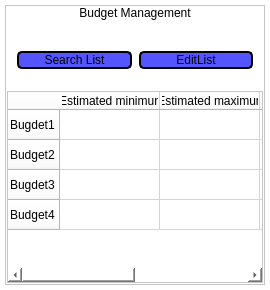
         <widget class="QWidget" name="budget_card">
          <property name="sizePolicy">
           <sizepolicy hsizetype="Fixed" vsizetype="Fixed">
            <horstretch>0</horstretch>
            <verstretch>0</verstretch>
           </sizepolicy>
          </property>
          <property name="styleSheet">
           <string notr="true">background-color: rgb(255, 255, 255);</string>
          </property>
          <layout class="QVBoxLayout" name="verticalLayout_4">
           <property name="spacing">
            <number>0</number>
           </property>
           <property name="leftMargin">
            <number>0</number>
           </property>
           <property name="topMargin">
            <number>0</number>
           </property>
           <property name="rightMargin">
            <number>0</number>
           </property>
           <property name="bottomMargin">
            <number>0</number>
           </property>
           <item>
            <widget class="QWidget" name="budget_panel" native="true">
             <layout class="QVBoxLayout" name="verticalLayout_17">
              <property name="spacing">
               <number>5</number>
              </property>
              <property name="leftMargin">
               <number>5</number>
              </property>
              <property name="topMargin">
               <number>5</number>
              </property>
              <property name="rightMargin">
               <number>5</number>
              </property>
              <property name="bottomMargin">
               <number>5</number>
              </property>
              <item>
               <widget class="QFrame" name="budget_frame">
                <property name="frameShape">
                 <enum>QFrame::StyledPanel</enum>
                </property>
                <property name="frameShadow">
                 <enum>QFrame::Raised</enum>
                </property>
                <layout class="QVBoxLayout" name="verticalLayout_16">
                 <property name="spacing">
                  <number>0</number>
                 </property>
                 <property name="leftMargin">
                  <number>0</number>
                 </property>
                 <property name="topMargin">
                  <number>0</number>
                 </property>
                 <property name="rightMargin">
                  <number>0</number>
                 </property>
                 <property name="bottomMargin">
                  <number>0</number>
                 </property>
                 <item>
                  <widget class="QLabel" name="budget_main_title">
                   <property name="layoutDirection">
                    <enum>Qt::LeftToRight</enum>
                   </property>
                   <property name="styleSheet">
                    <string notr="true">font: 87 15pt &quot;Arial Black&quot;;
</string>
                   </property>
                   <property name="text">
                    <string>Budget Management</string>
                   </property>
                   <property name="alignment">
                    <set>Qt::AlignCenter</set>
                   </property>
                  </widget>
                 </item>
                 <item>
                  <spacer name="budget_above_spacer">
                   <property name="orientation">
                    <enum>Qt::Horizontal</enum>
                   </property>
                   <property name="sizeHint" stdset="0">
                    <size>
                     <width>40</width>
                     <height>20</height>
                    </size>
                   </property>
                  </spacer>
                 </item>
                 <item>
                  <widget class="QWidget" name="budget_options_container" native="true">
                   <property name="sizePolicy">
                    <sizepolicy hsizetype="Preferred" vsizetype="Preferred">
                     <horstretch>0</horstretch>
                     <verstretch>0</verstretch>
                    </sizepolicy>
                   </property>
                   <property name="styleSheet">
                    <string notr="true">QPushButton{
border: 2px solid;
border-color:rgb(0, 0, 0);
background-color: rgb(85, 85, 255);
border-radius: 5px;
font: 75 12pt &quot;Arial Narrow&quot;;
}
QPushButton:hover{
background-color: rgb(255, 255, 255);
border-top-left-radius: 2px;
border-bottom-left-radius: 2px;

font: 75 12pt &quot;Arial Narrow&quot;;
}</string>
                   </property>
                   <layout class="QHBoxLayout" name="horizontalLayout_3">
                    <property name="spacing">
                     <number>7</number>
                    </property>
                    <property name="leftMargin">
                     <number>11</number>
                    </property>
                    <property name="topMargin">
                     <number>11</number>
                    </property>
                    <property name="rightMargin">
                     <number>11</number>
                    </property>
                    <property name="bottomMargin">
                     <number>11</number>
                    </property>
                    <item>
                     <layout class="QHBoxLayout" name="budget_options_container_hor_layout">
                      <property name="sizeConstraint">
                       <enum>QLayout::SetDefaultConstraint</enum>
                      </property>
                      <item>
                       <widget class="QPushButton" name="budget_bt_search">
                        <property name="text">
                         <string>Search List</string>
                        </property>
                       </widget>
                      </item>
                      <item>
                       <widget class="QPushButton" name="budget_bt_edit">
                        <property name="text">
                         <string>EditList</string>
                        </property>
                       </widget>
                      </item>
                     </layout>
                    </item>
                   </layout>
                  </widget>
                 </item>
                 <item>
                  <spacer name="budget_below_spacer">
                   <property name="orientation">
                    <enum>Qt::Horizontal</enum>
                   </property>
                   <property name="sizeType">
                    <enum>QSizePolicy::Minimum</enum>
                   </property>
                   <property name="sizeHint" stdset="0">
                    <size>
                     <width>10</width>
                     <height>10</height>
                    </size>
                   </property>
                  </spacer>
                 </item>
                 <item>
                  <widget class="QWidget" name="budget_table_container" native="true">
                   <property name="sizePolicy">
                    <sizepolicy hsizetype="Preferred" vsizetype="Preferred">
                     <horstretch>150</horstretch>
                     <verstretch>200</verstretch>
                    </sizepolicy>
                   </property>
                   <layout class="QHBoxLayout" name="horizontalLayout_4">
                    <property name="spacing">
                     <number>1</number>
                    </property>
                    <property name="leftMargin">
                     <number>1</number>
                    </property>
                    <property name="topMargin">
                     <number>1</number>
                    </property>
                    <property name="rightMargin">
                     <number>1</number>
                    </property>
                    <property name="bottomMargin">
                     <number>1</number>
                    </property>
                    <item>
                     <widget class="QTableWidget" name="budget_table">
                      <property name="sizePolicy">
                       <sizepolicy hsizetype="Preferred" vsizetype="Preferred">
                        <horstretch>0</horstretch>
                        <verstretch>0</verstretch>
                       </sizepolicy>
                      </property>
                      <row>
                       <property name="text">
                        <string>Bugdet1</string>
                       </property>
                      </row>
                      <row>
                       <property name="text">
                        <string>Budget2</string>
                       </property>
                      </row>
                      <row>
                       <property name="text">
                        <string>Bugdet3</string>
                       </property>
                      </row>
                      <row>
                       <property name="text">
                        <string>Budget4</string>
                       </property>
                      </row>
                      <column>
                       <property name="text">
                        <string>Estimated minimun</string>
                       </property>
                      </column>
                      <column>
                       <property name="text">
                        <string>Estimated maximun</string>
                       </property>
                      </column>
                      <column>
                       <property name="text">
                        <string>Estimated time</string>
                       </property>
                      </column>
                      <column>
                       <property name="text">
                        <string>Time</string>
                       </property>
                      </column>
                      <item row="0" column="0">
                       <property name="text">
                        <string/>
                       </property>
                      </item>
                      <item row="0" column="1">
                       <property name="text">
                        <string/>
                       </property>
                      </item>
                      <item row="0" column="3">
                       <property name="text">
                        <string/>
                       </property>
                      </item>
                     </widget>
                    </item>
                   </layout>
                  </widget>
                 </item>
                </layout>
               </widget>
              </item>
             </layout>
            </widget>
           </item>
          </layout>
         </widget>
